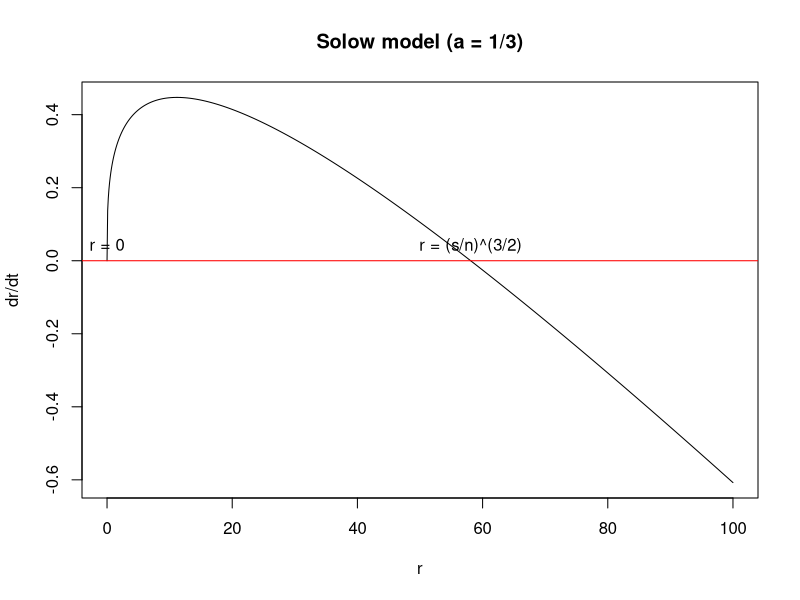
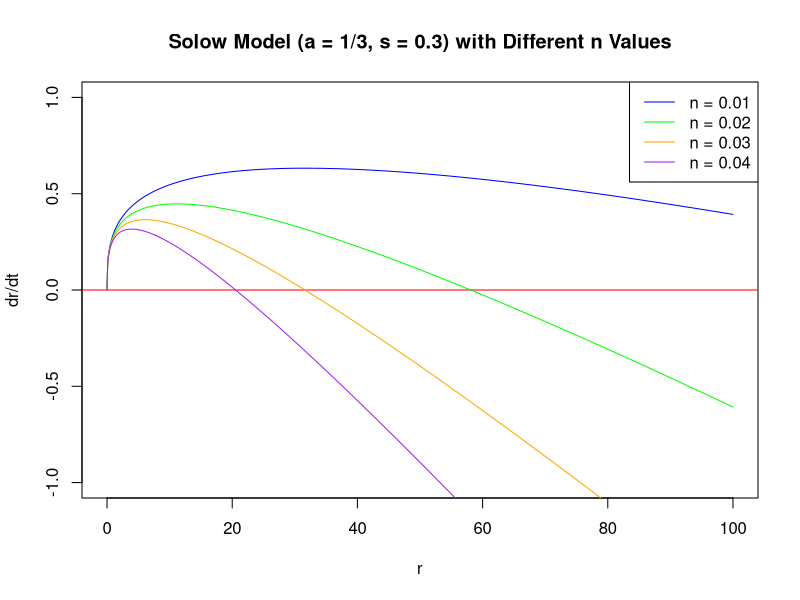
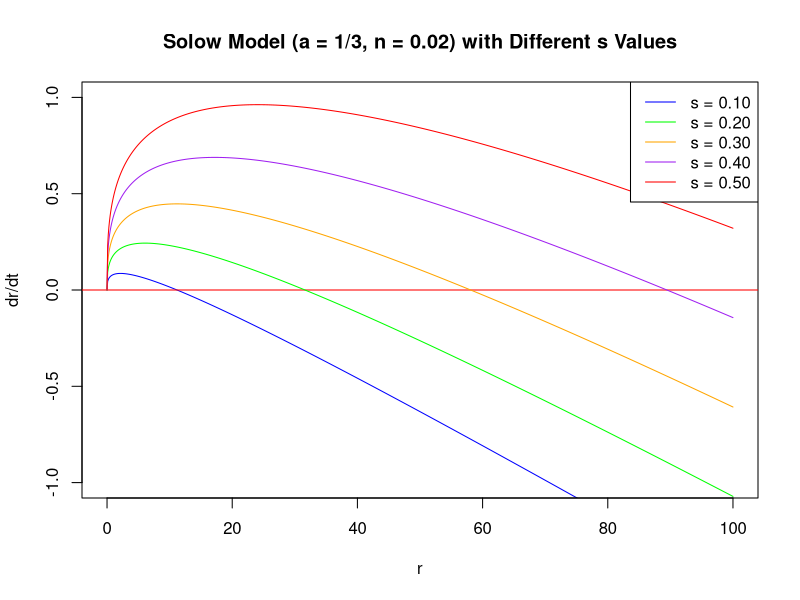
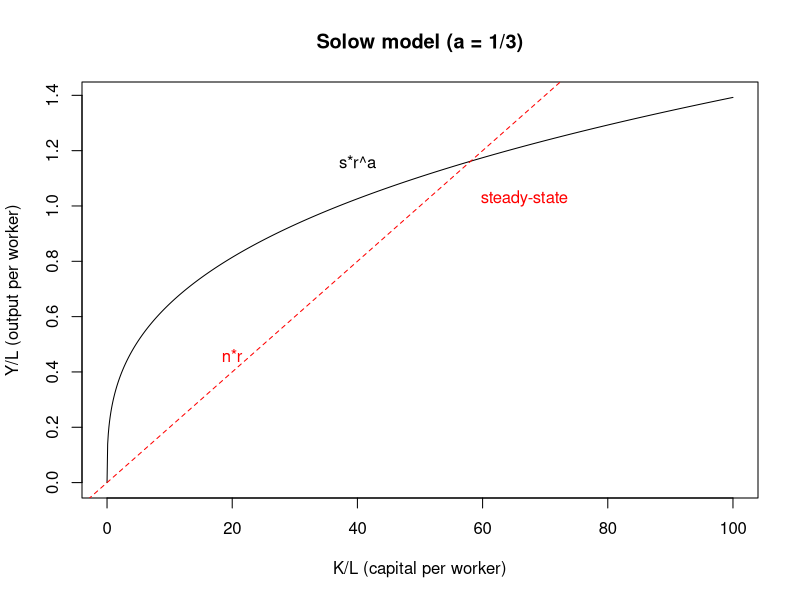

The R script that drew these images, in order:
## ---- chunk 1
solow_model <- function (s, n, r, a) {
  drdt <- s * r^a - n * r
  return(drdt)
}

s <- 0.3
n <- 0.02
a <- 1/3

r <- seq(0, 100, by = 0.1)

drdt <- solow_model(s, n, r, a)

plot(r, drdt, type = "l", xlab = "r", ylab = "dr/dt")
title("Solow model (a = 1/3)")
abline(h = 0, col = "red")

# add label at r = 0 and r = (s/n)^(3/2)
text(0, 0, "r = 0", pos=3)
text((s/n)^(1/(1-a)), 0, "r = (s/n)^(3/2)", pos=3)
## ---- chunk 2
# simulation of the Solow model possible trajectories for different n
# Parameters
s <- 0.3
a <- 1/3
r <- seq(0, 100, by = 0.1)

# Different values of n to simulate
n_values <- c(0.01, 0.02, 0.03, 0.04)

# Colors for each trajectory
colors <- c("blue", "green", "orange", "purple")

# Plot the initial graph for the first value of n
n <- n_values[1]
drdt <- solow_model(s, n, r, a)
plot(r, drdt, type = "l", col = colors[1], xlab = "r", ylab = "dr/dt", ylim = c(-1, 1))
title("Solow Model (a = 1/3, s = 0.3) with Different n Values")
abline(h = 0, col = "red")

# Plot other trajectories
for (i in 2:length(n_values)) {
  n <- n_values[i]
  drdt <- solow_model(s, n, r, a)
  lines(r, drdt, col = colors[i])
}


# Add legend
legend("topright", legend = sprintf("n = %.2f", n_values), col = colors, lty = 1)

## ---- chunk 3
# simulation of the Solow model possible trajectories for different s
# Parameters
n <- 0.02
a <- 1/3
r <- seq(0, 100, by = 0.1)

s_values <- c(0.1, 0.2, 0.3, 0.4, 0.5)

# Colors for each trajectory
colors <- c("blue", "green", "orange", "purple", "red")

# Plot the initial graph for the first value of n
s <- s_values[1]
drdt <- solow_model(s, n, r, a)
plot(r, drdt, type = "l", col = colors[1], xlab = "r", ylab = "dr/dt", ylim = c(-1, 1))
title("Solow Model (a = 1/3, n = 0.02) with Different s Values")
abline(h = 0, col = "red")

# Plot other trajectories
for (i in 2:length(s_values)) {
  s <- s_values[i]
  drdt <- solow_model(s, n, r, a)
  lines(r, drdt, col = colors[i])
}


# Add legend
legend("topright", legend = sprintf("s = %.2f", s_values), col = colors, lty = 1)
## ---- chunk 4
s <- 0.3
a <- 1/3
n <- 0.02
r <- seq(0, 100, by = 0.1) # capital-labor ratio (x-axis)

y_per_capita <- s * (r)^a # output per worker (y-axis)

plot(r, y_per_capita, type = "l", xlab = "K/L (capital per worker)", ylab = "Y/L (output per worker)")
text(40, 1.1, "s*r^a", pos=3)

title("Solow model (a = 1/3)")

abline(a=c(0,0), b=n, col = "red", lty = 2)
text(20, 0.4, "n*r", pos=3, col="red")

# steady-state
text((s/n)^(1/(1-a)), y_per_capita[400], "steady-state", pos=4, col="red")

# the steady-state with cobb-douglas production function 
# No output unless K and L are positive
# Diminishing marginal productivity of capital
# The steady-state is a stable equilibrium point 
## Whatever the initial value of the capital-labor ratio, the system will develop toward a state of balanced growth at the natural rate.
